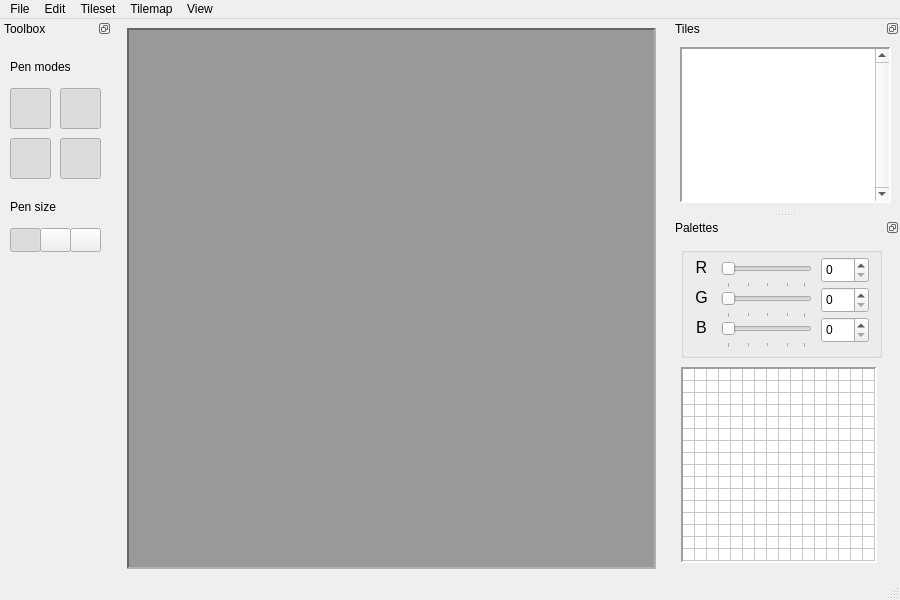
<?xml version="1.0" encoding="UTF-8"?>
<ui version="4.0">
 <class>MainWindow</class>
 <widget class="QMainWindow" name="MainWindow">
  <property name="geometry">
   <rect>
    <x>0</x>
    <y>0</y>
    <width>900</width>
    <height>600</height>
   </rect>
  </property>
  <property name="minimumSize">
   <size>
    <width>900</width>
    <height>600</height>
   </size>
  </property>
  <property name="windowTitle">
   <string notr="true">RetroMap (in-dev)</string>
  </property>
  <widget class="QWidget" name="centralwidget">
   <layout class="QGridLayout" name="gridLayout">
    <item row="0" column="0">
     <widget class="QScrollArea" name="winCanvasArea">
      <property name="styleSheet">
       <string notr="true">background-color:#999</string>
      </property>
      <property name="frameShape">
       <enum>QFrame::Shape::Panel</enum>
      </property>
      <property name="frameShadow">
       <enum>QFrame::Shadow::Sunken</enum>
      </property>
      <property name="lineWidth">
       <number>2</number>
      </property>
      <property name="widgetResizable">
       <bool>true</bool>
      </property>
      <widget class="QWidget" name="winCanvasArea_content">
       <property name="geometry">
        <rect>
         <x>0</x>
         <y>0</y>
         <width>541</width>
         <height>520</height>
        </rect>
       </property>
      </widget>
     </widget>
    </item>
   </layout>
  </widget>
  <widget class="QMenuBar" name="menubar">
   <property name="geometry">
    <rect>
     <x>0</x>
     <y>0</y>
     <width>900</width>
     <height>36</height>
    </rect>
   </property>
   <widget class="QMenu" name="menuFile">
    <property name="title">
     <string>File</string>
    </property>
    <addaction name="actionNew"/>
    <addaction name="actionLoad"/>
    <addaction name="actionSave"/>
    <addaction name="actionSave_as"/>
    <addaction name="separator"/>
    <addaction name="actionQuit"/>
   </widget>
   <widget class="QMenu" name="menuView">
    <property name="title">
     <string>View</string>
    </property>
    <addaction name="actionZoom_in"/>
    <addaction name="actionZoom_out"/>
   </widget>
   <widget class="QMenu" name="menuTileset">
    <property name="title">
     <string>Tileset</string>
    </property>
    <addaction name="actionImport_tileset_from_image"/>
    <addaction name="actionOptimize_tileset"/>
   </widget>
   <widget class="QMenu" name="menuTilemap">
    <property name="title">
     <string>Tilemap</string>
    </property>
    <addaction name="action16_color_mode"/>
    <addaction name="actionMapChange_Size"/>
    <addaction name="separator"/>
    <addaction name="actionExport_as_source_file"/>
    <addaction name="actionExport_as_indexed_bitmap"/>
   </widget>
   <widget class="QMenu" name="menuEdit">
    <property name="title">
     <string>Edit</string>
    </property>
    <addaction name="actionUndo"/>
    <addaction name="actionRedo"/>
   </widget>
   <addaction name="menuFile"/>
   <addaction name="menuEdit"/>
   <addaction name="menuTileset"/>
   <addaction name="menuTilemap"/>
   <addaction name="menuView"/>
  </widget>
  <widget class="QStatusBar" name="statusbar"/>
  <widget class="QDockWidget" name="dckToolbox">
   <property name="sizePolicy">
    <sizepolicy hsizetype="Preferred" vsizetype="Minimum">
     <horstretch>0</horstretch>
     <verstretch>0</verstretch>
    </sizepolicy>
   </property>
   <property name="minimumSize">
    <size>
     <width>112</width>
     <height>250</height>
    </size>
   </property>
   <property name="maximumSize">
    <size>
     <width>112</width>
     <height>524287</height>
    </size>
   </property>
   <property name="features">
    <set>QDockWidget::DockWidgetFeature::DockWidgetFloatable|QDockWidget::DockWidgetFeature::DockWidgetMovable</set>
   </property>
   <property name="allowedAreas">
    <set>Qt::DockWidgetArea::LeftDockWidgetArea|Qt::DockWidgetArea::RightDockWidgetArea</set>
   </property>
   <property name="windowTitle">
    <string>Toolbox</string>
   </property>
   <attribute name="dockWidgetArea">
    <number>1</number>
   </attribute>
   <widget class="QWidget" name="dockWidgetContents">
    <widget class="QPushButton" name="tlbHFlipPen">
     <property name="geometry">
      <rect>
       <x>60</x>
       <y>100</y>
       <width>41</width>
       <height>41</height>
      </rect>
     </property>
     <property name="toolTip">
      <string>&lt;html&gt;&lt;head/&gt;&lt;body&gt;&lt;p&gt;&lt;span style=&quot; font-weight:700;&quot;&gt;Horizontal flip mode&lt;/span&gt;&lt;/p&gt;&lt;p&gt;&lt;span style=&quot; font-style:italic; text-decoration: underline;&quot;&gt;On left click&lt;/span&gt;&lt;span style=&quot; font-style:italic;&quot;&gt; changes the tile's horizontal flip status to FALSE&lt;/span&gt;&lt;/p&gt;&lt;p&gt;&lt;span style=&quot; font-style:italic; text-decoration: underline;&quot;&gt;On right click&lt;/span&gt;&lt;span style=&quot; font-style:italic;&quot;&gt; changes the tile's horizontal flip status to TRUE&lt;/span&gt;&lt;/p&gt;&lt;/body&gt;&lt;/html&gt;</string>
     </property>
     <property name="text">
      <string/>
     </property>
     <property name="icon">
      <iconset resource="resources.qrc">
       <normaloff>:/tool_icons/hflip_pen</normaloff>:/tool_icons/hflip_pen</iconset>
     </property>
     <property name="iconSize">
      <size>
       <width>32</width>
       <height>32</height>
      </size>
     </property>
     <property name="checkable">
      <bool>true</bool>
     </property>
     <property name="checked">
      <bool>true</bool>
     </property>
    </widget>
    <widget class="QPushButton" name="tlbPalettePen">
     <property name="geometry">
      <rect>
       <x>10</x>
       <y>100</y>
       <width>41</width>
       <height>41</height>
      </rect>
     </property>
     <property name="toolTip">
      <string>&lt;html&gt;&lt;head/&gt;&lt;body&gt;&lt;p&gt;&lt;span style=&quot; font-weight:700;&quot;&gt;Palette mode (4bpp only)&lt;/span&gt;&lt;/p&gt;&lt;p&gt;&lt;span style=&quot; font-style:italic; text-decoration: underline;&quot;&gt;On left click&lt;/span&gt;&lt;span style=&quot; font-style:italic;&quot;&gt; changes the tile's palette index to the selected one&lt;/span&gt;&lt;/p&gt;&lt;p&gt;&lt;span style=&quot; font-style:italic; text-decoration: underline;&quot;&gt;On right click&lt;/span&gt;&lt;span style=&quot; font-style:italic;&quot;&gt; changes the tile's palette index to its default&lt;/span&gt;&lt;/p&gt;&lt;/body&gt;&lt;/html&gt;</string>
     </property>
     <property name="text">
      <string/>
     </property>
     <property name="icon">
      <iconset resource="resources.qrc">
       <normaloff>:/tool_icons/palette_pen</normaloff>:/tool_icons/palette_pen</iconset>
     </property>
     <property name="iconSize">
      <size>
       <width>32</width>
       <height>32</height>
      </size>
     </property>
     <property name="checkable">
      <bool>true</bool>
     </property>
     <property name="checked">
      <bool>true</bool>
     </property>
    </widget>
    <widget class="QPushButton" name="tlbPen">
     <property name="geometry">
      <rect>
       <x>10</x>
       <y>50</y>
       <width>41</width>
       <height>41</height>
      </rect>
     </property>
     <property name="toolTip">
      <string>&lt;html&gt;&lt;head/&gt;&lt;body&gt;&lt;p&gt;&lt;span style=&quot; font-weight:700;&quot;&gt;Offset mode&lt;/span&gt;&lt;/p&gt;&lt;p&gt;&lt;span style=&quot; font-style:italic; text-decoration: underline;&quot;&gt;On left click&lt;/span&gt;&lt;span style=&quot; font-style:italic;&quot;&gt; paints with the selected tile&lt;/span&gt;&lt;/p&gt;&lt;p&gt;&lt;span style=&quot; font-style:italic; text-decoration: underline;&quot;&gt;On right click&lt;/span&gt;&lt;span style=&quot; font-style:italic;&quot;&gt; paints with the background tile (#0)&lt;/span&gt;&lt;/p&gt;&lt;/body&gt;&lt;/html&gt;</string>
     </property>
     <property name="text">
      <string/>
     </property>
     <property name="icon">
      <iconset resource="resources.qrc">
       <normaloff>:/tool_icons/pen</normaloff>:/tool_icons/pen</iconset>
     </property>
     <property name="iconSize">
      <size>
       <width>32</width>
       <height>32</height>
      </size>
     </property>
     <property name="checkable">
      <bool>true</bool>
     </property>
     <property name="checked">
      <bool>true</bool>
     </property>
    </widget>
    <widget class="QPushButton" name="tlbVFlipPen">
     <property name="geometry">
      <rect>
       <x>60</x>
       <y>50</y>
       <width>41</width>
       <height>41</height>
      </rect>
     </property>
     <property name="toolTip">
      <string>&lt;html&gt;&lt;head/&gt;&lt;body&gt;&lt;p&gt;&lt;span style=&quot; font-weight:700;&quot;&gt;Vertical flip mode&lt;/span&gt;&lt;/p&gt;&lt;p&gt;&lt;span style=&quot; font-style:italic; text-decoration: underline;&quot;&gt;On left click&lt;/span&gt;&lt;span style=&quot; font-style:italic;&quot;&gt; changes the tile's vertical flip status to FALSE&lt;/span&gt;&lt;/p&gt;&lt;p&gt;&lt;span style=&quot; font-style:italic; text-decoration: underline;&quot;&gt;On right click&lt;/span&gt;&lt;span style=&quot; font-style:italic;&quot;&gt; changes the tile's vertical flip status to TRUE&lt;/span&gt;&lt;/p&gt;&lt;/body&gt;&lt;/html&gt;</string>
     </property>
     <property name="text">
      <string/>
     </property>
     <property name="icon">
      <iconset resource="resources.qrc">
       <normaloff>:/tool_icons/vflip_pen</normaloff>:/tool_icons/vflip_pen</iconset>
     </property>
     <property name="iconSize">
      <size>
       <width>32</width>
       <height>32</height>
      </size>
     </property>
     <property name="checkable">
      <bool>true</bool>
     </property>
     <property name="checked">
      <bool>true</bool>
     </property>
    </widget>
    <widget class="QLabel" name="label_2">
     <property name="geometry">
      <rect>
       <x>10</x>
       <y>160</y>
       <width>91</width>
       <height>18</height>
      </rect>
     </property>
     <property name="text">
      <string>Pen size</string>
     </property>
    </widget>
    <widget class="QPushButton" name="btnSize1">
     <property name="geometry">
      <rect>
       <x>10</x>
       <y>190</y>
       <width>31</width>
       <height>24</height>
      </rect>
     </property>
     <property name="text">
      <string/>
     </property>
     <property name="icon">
      <iconset resource="resources.qrc">
       <normaloff>:/tool_icons/toolsize_1</normaloff>:/tool_icons/toolsize_1</iconset>
     </property>
     <property name="checkable">
      <bool>true</bool>
     </property>
     <property name="checked">
      <bool>true</bool>
     </property>
    </widget>
    <widget class="QPushButton" name="btnSize2">
     <property name="geometry">
      <rect>
       <x>40</x>
       <y>190</y>
       <width>31</width>
       <height>24</height>
      </rect>
     </property>
     <property name="text">
      <string/>
     </property>
     <property name="icon">
      <iconset resource="resources.qrc">
       <normaloff>:/tool_icons/toolsize_2</normaloff>:/tool_icons/toolsize_2</iconset>
     </property>
     <property name="checkable">
      <bool>true</bool>
     </property>
    </widget>
    <widget class="QPushButton" name="btnSize3">
     <property name="geometry">
      <rect>
       <x>70</x>
       <y>190</y>
       <width>31</width>
       <height>24</height>
      </rect>
     </property>
     <property name="text">
      <string/>
     </property>
     <property name="icon">
      <iconset resource="resources.qrc">
       <normaloff>:/tool_icons/toolsize_3</normaloff>:/tool_icons/toolsize_3</iconset>
     </property>
     <property name="checkable">
      <bool>true</bool>
     </property>
    </widget>
    <widget class="QLabel" name="label_3">
     <property name="geometry">
      <rect>
       <x>10</x>
       <y>20</y>
       <width>91</width>
       <height>18</height>
      </rect>
     </property>
     <property name="text">
      <string>Pen modes</string>
     </property>
    </widget>
   </widget>
  </widget>
  <widget class="QDockWidget" name="dckTiles">
   <property name="sizePolicy">
    <sizepolicy hsizetype="Preferred" vsizetype="Maximum">
     <horstretch>0</horstretch>
     <verstretch>0</verstretch>
    </sizepolicy>
   </property>
   <property name="minimumSize">
    <size>
     <width>216</width>
     <height>185</height>
    </size>
   </property>
   <property name="features">
    <set>QDockWidget::DockWidgetFeature::DockWidgetFloatable|QDockWidget::DockWidgetFeature::DockWidgetMovable</set>
   </property>
   <property name="allowedAreas">
    <set>Qt::DockWidgetArea::AllDockWidgetAreas</set>
   </property>
   <property name="windowTitle">
    <string>Tiles</string>
   </property>
   <attribute name="dockWidgetArea">
    <number>2</number>
   </attribute>
   <widget class="QWidget" name="dockWidgetContents_2">
    <layout class="QGridLayout" name="gridLayout_3">
     <item row="0" column="1">
      <widget class="QTableWidget" name="tblTiles">
       <property name="font">
        <font>
         <pointsize>6</pointsize>
         <bold>true</bold>
        </font>
       </property>
       <property name="frameShape">
        <enum>QFrame::Shape::Panel</enum>
       </property>
       <property name="frameShadow">
        <enum>QFrame::Shadow::Sunken</enum>
       </property>
       <property name="lineWidth">
        <number>2</number>
       </property>
       <property name="verticalScrollBarPolicy">
        <enum>Qt::ScrollBarPolicy::ScrollBarAlwaysOn</enum>
       </property>
       <property name="horizontalScrollBarPolicy">
        <enum>Qt::ScrollBarPolicy::ScrollBarAlwaysOff</enum>
       </property>
       <property name="autoScroll">
        <bool>false</bool>
       </property>
       <property name="editTriggers">
        <set>QAbstractItemView::EditTrigger::NoEditTriggers</set>
       </property>
       <property name="dragEnabled">
        <bool>true</bool>
       </property>
       <property name="dragDropMode">
        <enum>QAbstractItemView::DragDropMode::NoDragDrop</enum>
       </property>
       <property name="defaultDropAction">
        <enum>Qt::DropAction::TargetMoveAction</enum>
       </property>
       <property name="alternatingRowColors">
        <bool>true</bool>
       </property>
       <property name="selectionMode">
        <enum>QAbstractItemView::SelectionMode::SingleSelection</enum>
       </property>
       <property name="showGrid">
        <bool>false</bool>
       </property>
       <property name="gridStyle">
        <enum>Qt::PenStyle::DashLine</enum>
       </property>
       <property name="wordWrap">
        <bool>false</bool>
       </property>
       <property name="cornerButtonEnabled">
        <bool>false</bool>
       </property>
       <property name="rowCount">
        <number>0</number>
       </property>
       <property name="columnCount">
        <number>8</number>
       </property>
       <attribute name="horizontalHeaderVisible">
        <bool>false</bool>
       </attribute>
       <attribute name="horizontalHeaderMinimumSectionSize">
        <number>16</number>
       </attribute>
       <attribute name="horizontalHeaderDefaultSectionSize">
        <number>24</number>
       </attribute>
       <attribute name="horizontalHeaderHighlightSections">
        <bool>false</bool>
       </attribute>
       <attribute name="verticalHeaderVisible">
        <bool>false</bool>
       </attribute>
       <attribute name="verticalHeaderMinimumSectionSize">
        <number>16</number>
       </attribute>
       <attribute name="verticalHeaderDefaultSectionSize">
        <number>24</number>
       </attribute>
       <attribute name="verticalHeaderHighlightSections">
        <bool>false</bool>
       </attribute>
       <column/>
       <column/>
       <column/>
       <column/>
       <column/>
       <column/>
       <column/>
       <column/>
      </widget>
     </item>
    </layout>
   </widget>
  </widget>
  <widget class="QDockWidget" name="dckPalette">
   <property name="sizePolicy">
    <sizepolicy hsizetype="Preferred" vsizetype="Minimum">
     <horstretch>0</horstretch>
     <verstretch>0</verstretch>
    </sizepolicy>
   </property>
   <property name="minimumSize">
    <size>
     <width>229</width>
     <height>360</height>
    </size>
   </property>
   <property name="maximumSize">
    <size>
     <width>229</width>
     <height>360</height>
    </size>
   </property>
   <property name="features">
    <set>QDockWidget::DockWidgetFeature::DockWidgetFloatable|QDockWidget::DockWidgetFeature::DockWidgetMovable</set>
   </property>
   <property name="allowedAreas">
    <set>Qt::DockWidgetArea::LeftDockWidgetArea|Qt::DockWidgetArea::RightDockWidgetArea</set>
   </property>
   <property name="windowTitle">
    <string>Palettes</string>
   </property>
   <attribute name="dockWidgetArea">
    <number>2</number>
   </attribute>
   <widget class="QWidget" name="dockWidgetContents_3">
    <widget class="QTableWidget" name="tblPalette">
     <property name="geometry">
      <rect>
       <x>10</x>
       <y>130</y>
       <width>196</width>
       <height>196</height>
      </rect>
     </property>
     <property name="minimumSize">
      <size>
       <width>196</width>
       <height>196</height>
      </size>
     </property>
     <property name="maximumSize">
      <size>
       <width>196</width>
       <height>196</height>
      </size>
     </property>
     <property name="font">
      <font>
       <pointsize>1</pointsize>
       <italic>false</italic>
       <kerning>false</kerning>
      </font>
     </property>
     <property name="frameShape">
      <enum>QFrame::Shape::Panel</enum>
     </property>
     <property name="frameShadow">
      <enum>QFrame::Shadow::Sunken</enum>
     </property>
     <property name="lineWidth">
      <number>2</number>
     </property>
     <property name="editTriggers">
      <set>QAbstractItemView::EditTrigger::NoEditTriggers</set>
     </property>
     <property name="tabKeyNavigation">
      <bool>false</bool>
     </property>
     <property name="showDropIndicator" stdset="0">
      <bool>false</bool>
     </property>
     <property name="dragEnabled">
      <bool>false</bool>
     </property>
     <property name="dragDropOverwriteMode">
      <bool>false</bool>
     </property>
     <property name="dragDropMode">
      <enum>QAbstractItemView::DragDropMode::NoDragDrop</enum>
     </property>
     <property name="defaultDropAction">
      <enum>Qt::DropAction::MoveAction</enum>
     </property>
     <property name="alternatingRowColors">
      <bool>false</bool>
     </property>
     <property name="selectionMode">
      <enum>QAbstractItemView::SelectionMode::ContiguousSelection</enum>
     </property>
     <property name="textElideMode">
      <enum>Qt::TextElideMode::ElideNone</enum>
     </property>
     <property name="gridStyle">
      <enum>Qt::PenStyle::SolidLine</enum>
     </property>
     <property name="wordWrap">
      <bool>false</bool>
     </property>
     <property name="cornerButtonEnabled">
      <bool>false</bool>
     </property>
     <property name="rowCount">
      <number>16</number>
     </property>
     <attribute name="horizontalHeaderVisible">
      <bool>false</bool>
     </attribute>
     <attribute name="horizontalHeaderMinimumSectionSize">
      <number>12</number>
     </attribute>
     <attribute name="horizontalHeaderDefaultSectionSize">
      <number>12</number>
     </attribute>
     <attribute name="verticalHeaderVisible">
      <bool>false</bool>
     </attribute>
     <attribute name="verticalHeaderMinimumSectionSize">
      <number>12</number>
     </attribute>
     <attribute name="verticalHeaderDefaultSectionSize">
      <number>12</number>
     </attribute>
     <row/>
     <row/>
     <row/>
     <row/>
     <row/>
     <row/>
     <row/>
     <row/>
     <row/>
     <row/>
     <row/>
     <row/>
     <row/>
     <row/>
     <row/>
     <row/>
     <column>
      <property name="text">
       <string/>
      </property>
     </column>
     <column>
      <property name="text">
       <string/>
      </property>
     </column>
     <column>
      <property name="text">
       <string/>
      </property>
     </column>
     <column>
      <property name="text">
       <string/>
      </property>
     </column>
     <column>
      <property name="text">
       <string/>
      </property>
     </column>
     <column>
      <property name="text">
       <string/>
      </property>
     </column>
     <column>
      <property name="text">
       <string/>
      </property>
     </column>
     <column>
      <property name="text">
       <string/>
      </property>
     </column>
     <column>
      <property name="text">
       <string/>
      </property>
     </column>
     <column>
      <property name="text">
       <string/>
      </property>
     </column>
     <column>
      <property name="text">
       <string/>
      </property>
     </column>
     <column>
      <property name="text">
       <string/>
      </property>
     </column>
     <column>
      <property name="text">
       <string/>
      </property>
     </column>
     <column>
      <property name="text">
       <string/>
      </property>
     </column>
     <column>
      <property name="text">
       <string/>
      </property>
     </column>
     <column>
      <property name="text">
       <string notr="true"/>
      </property>
     </column>
     <item row="5" column="6">
      <property name="text">
       <string/>
      </property>
     </item>
     <item row="6" column="8">
      <property name="text">
       <string/>
      </property>
     </item>
    </widget>
    <widget class="QGroupBox" name="grpColoredit">
     <property name="geometry">
      <rect>
       <x>10</x>
       <y>10</y>
       <width>201</width>
       <height>111</height>
      </rect>
     </property>
     <property name="title">
      <string notr="true"/>
     </property>
     <widget class="QSpinBox" name="spbRedChannel">
      <property name="geometry">
       <rect>
        <x>140</x>
        <y>10</y>
        <width>48</width>
        <height>26</height>
       </rect>
      </property>
      <property name="maximum">
       <number>31</number>
      </property>
      <property name="displayIntegerBase">
       <number>16</number>
      </property>
     </widget>
     <widget class="QSlider" name="sliRedChannel">
      <property name="geometry">
       <rect>
        <x>40</x>
        <y>10</y>
        <width>91</width>
        <height>31</height>
       </rect>
      </property>
      <property name="maximum">
       <number>31</number>
      </property>
      <property name="pageStep">
       <number>8</number>
      </property>
      <property name="orientation">
       <enum>Qt::Orientation::Horizontal</enum>
      </property>
      <property name="invertedAppearance">
       <bool>false</bool>
      </property>
      <property name="invertedControls">
       <bool>false</bool>
      </property>
      <property name="tickPosition">
       <enum>QSlider::TickPosition::TicksBelow</enum>
      </property>
      <property name="tickInterval">
       <number>8</number>
      </property>
     </widget>
     <widget class="QSlider" name="sliBlueChannel">
      <property name="geometry">
       <rect>
        <x>40</x>
        <y>70</y>
        <width>91</width>
        <height>31</height>
       </rect>
      </property>
      <property name="maximum">
       <number>31</number>
      </property>
      <property name="pageStep">
       <number>8</number>
      </property>
      <property name="orientation">
       <enum>Qt::Orientation::Horizontal</enum>
      </property>
      <property name="invertedAppearance">
       <bool>false</bool>
      </property>
      <property name="invertedControls">
       <bool>false</bool>
      </property>
      <property name="tickPosition">
       <enum>QSlider::TickPosition::TicksBelow</enum>
      </property>
      <property name="tickInterval">
       <number>8</number>
      </property>
     </widget>
     <widget class="QSpinBox" name="spbGreenChannel">
      <property name="geometry">
       <rect>
        <x>140</x>
        <y>40</y>
        <width>48</width>
        <height>26</height>
       </rect>
      </property>
      <property name="maximum">
       <number>31</number>
      </property>
      <property name="displayIntegerBase">
       <number>16</number>
      </property>
     </widget>
     <widget class="QSlider" name="sliGreenChannel">
      <property name="geometry">
       <rect>
        <x>40</x>
        <y>40</y>
        <width>91</width>
        <height>31</height>
       </rect>
      </property>
      <property name="maximum">
       <number>31</number>
      </property>
      <property name="pageStep">
       <number>8</number>
      </property>
      <property name="orientation">
       <enum>Qt::Orientation::Horizontal</enum>
      </property>
      <property name="invertedAppearance">
       <bool>false</bool>
      </property>
      <property name="invertedControls">
       <bool>false</bool>
      </property>
      <property name="tickPosition">
       <enum>QSlider::TickPosition::TicksBelow</enum>
      </property>
      <property name="tickInterval">
       <number>8</number>
      </property>
     </widget>
     <widget class="QLabel" name="lblGreenChannel">
      <property name="geometry">
       <rect>
        <x>10</x>
        <y>40</y>
        <width>21</width>
        <height>21</height>
       </rect>
      </property>
      <property name="font">
       <font>
        <pointsize>12</pointsize>
       </font>
      </property>
      <property name="text">
       <string>G</string>
      </property>
      <property name="alignment">
       <set>Qt::AlignmentFlag::AlignCenter</set>
      </property>
     </widget>
     <widget class="QLabel" name="lblRedChannel">
      <property name="geometry">
       <rect>
        <x>10</x>
        <y>10</y>
        <width>21</width>
        <height>21</height>
       </rect>
      </property>
      <property name="font">
       <font>
        <pointsize>12</pointsize>
       </font>
      </property>
      <property name="text">
       <string>R</string>
      </property>
      <property name="alignment">
       <set>Qt::AlignmentFlag::AlignCenter</set>
      </property>
     </widget>
     <widget class="QSpinBox" name="spbBlueChannel">
      <property name="geometry">
       <rect>
        <x>140</x>
        <y>70</y>
        <width>48</width>
        <height>26</height>
       </rect>
      </property>
      <property name="maximum">
       <number>31</number>
      </property>
      <property name="displayIntegerBase">
       <number>16</number>
      </property>
     </widget>
     <widget class="QLabel" name="lblBlueChannel">
      <property name="geometry">
       <rect>
        <x>10</x>
        <y>70</y>
        <width>21</width>
        <height>21</height>
       </rect>
      </property>
      <property name="font">
       <font>
        <pointsize>12</pointsize>
       </font>
      </property>
      <property name="text">
       <string>B</string>
      </property>
      <property name="alignment">
       <set>Qt::AlignmentFlag::AlignCenter</set>
      </property>
     </widget>
    </widget>
   </widget>
  </widget>
  <action name="actionQuit">
   <property name="icon">
    <iconset theme="application-exit"/>
   </property>
   <property name="text">
    <string>Quit</string>
   </property>
  </action>
  <action name="actionNew">
   <property name="icon">
    <iconset theme="document-new"/>
   </property>
   <property name="text">
    <string>New</string>
   </property>
   <property name="shortcut">
    <string>Ctrl+N</string>
   </property>
  </action>
  <action name="actionZoom_in">
   <property name="icon">
    <iconset theme="zoom-in"/>
   </property>
   <property name="text">
    <string>Zoom in</string>
   </property>
   <property name="shortcut">
    <string>Ctrl++</string>
   </property>
  </action>
  <action name="actionZoom_out">
   <property name="icon">
    <iconset theme="zoom-out"/>
   </property>
   <property name="text">
    <string>Zoom out</string>
   </property>
   <property name="shortcut">
    <string>Ctrl+-</string>
   </property>
  </action>
  <action name="action4bpp_color">
   <property name="text">
    <string>4bpp color</string>
   </property>
  </action>
  <action name="actionPalAll">
   <property name="checkable">
    <bool>true</bool>
   </property>
   <property name="checked">
    <bool>true</bool>
   </property>
   <property name="text">
    <string>All (default)</string>
   </property>
  </action>
  <action name="actionLoad">
   <property name="icon">
    <iconset theme="document-open"/>
   </property>
   <property name="text">
    <string>Load</string>
   </property>
   <property name="shortcut">
    <string>Ctrl+O</string>
   </property>
  </action>
  <action name="actionSave">
   <property name="icon">
    <iconset theme="document-save"/>
   </property>
   <property name="text">
    <string>Save</string>
   </property>
   <property name="shortcut">
    <string>Ctrl+S</string>
   </property>
  </action>
  <action name="action16_color_mode">
   <property name="checkable">
    <bool>true</bool>
   </property>
   <property name="text">
    <string>16 color mode</string>
   </property>
  </action>
  <action name="actionSave_as">
   <property name="icon">
    <iconset theme="document-save-as"/>
   </property>
   <property name="text">
    <string>Save as...</string>
   </property>
  </action>
  <action name="actionImport_tileset_from_image">
   <property name="icon">
    <iconset theme="go-bottom"/>
   </property>
   <property name="text">
    <string>Import from image</string>
   </property>
   <property name="shortcut">
    <string>Ctrl+Shift+I</string>
   </property>
  </action>
  <action name="actionExport_as_source_file">
   <property name="icon">
    <iconset theme="go-top"/>
   </property>
   <property name="text">
    <string>Export as source file</string>
   </property>
   <property name="shortcut">
    <string>Ctrl+E</string>
   </property>
  </action>
  <action name="actionExport_as_indexed_bitmap">
   <property name="icon">
    <iconset theme="go-top"/>
   </property>
   <property name="text">
    <string>Export as indexed bitmap</string>
   </property>
   <property name="shortcut">
    <string>Ctrl+Shift+E</string>
   </property>
  </action>
  <action name="actionOptimize_tileset">
   <property name="text">
    <string>Optimize</string>
   </property>
   <property name="shortcut">
    <string>Ctrl+Shift+O</string>
   </property>
  </action>
  <action name="actionMapChange_Size">
   <property name="text">
    <string>Change size...</string>
   </property>
  </action>
  <action name="actionUndo">
   <property name="icon">
    <iconset theme="edit-undo"/>
   </property>
   <property name="text">
    <string>Undo</string>
   </property>
   <property name="shortcut">
    <string>Ctrl+Z</string>
   </property>
  </action>
  <action name="actionRedo">
   <property name="icon">
    <iconset theme="edit-redo"/>
   </property>
   <property name="text">
    <string>Redo</string>
   </property>
   <property name="shortcut">
    <string>Ctrl+Shift+Z</string>
   </property>
  </action>
 </widget>
 <resources>
  <include location="resources.qrc"/>
 </resources>
 <connections/>
</ui>
